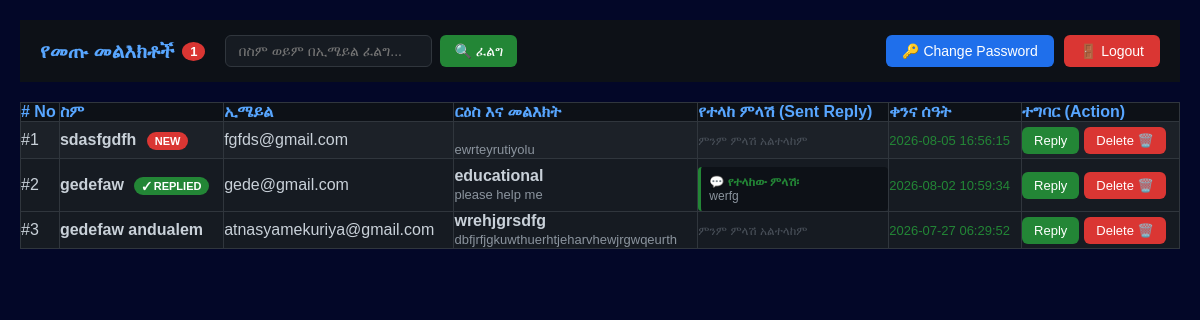
The app's page /view_message.php (signed in) with its own data.
### tables this page shows
CREATE TABLE `contact_messages` (
  `id` int(11) NOT NULL,
  `full_name` varchar(100) NOT NULL,
  `email` varchar(100) NOT NULL,
  `subject` varchar(150) DEFAULT NULL,
  `message` text NOT NULL,
  `created_at` timestamp NOT NULL DEFAULT current_timestamp(),
  `status` varchar(20) DEFAULT 'unread',
  `reply_text` text DEFAULT NULL
);

### view_message.php (the view, shortened to what this page needs)
<?php
require_once 'db.php';
$unread_count = 0;
$unread_sql = "SELECT COUNT(*) AS total_unread FROM contact_messages WHERE status = 'unread'";
$unread_result = $conn->query($unread_sql);
if ($unread_result) {
    $unread_row = $unread_result->fetch_assoc();
    $unread_count = $unread_row['total_unread'];
}
$search = "";
if (isset($_GET['search']) && !empty(trim($_GET['search']))) {
    $search = $conn->real_escape_string($_GET['search']);
    $sql = "SELECT * FROM contact_messages WHERE full_name LIKE '%$search%' OR email LIKE '%$search%' ORDER BY id DESC";
} else {
    $sql = "SELECT * FROM contact_messages ORDER BY id DESC";
}
$result = $conn->query($sql);
?>
<!DOCTYPE html>
<html lang="am">
<head>
    <link rel="stylesheet" href="style.css">
</head>
<body style="background-color: #0d1117; color: #c9d1d9; font-family: sans-serif; margin: 0; padding: 20px;">
    <div class="admin-header-bar">
        <div class="header-left">
            <h2>
                የመጡ መልእክቶች
                <?php if ($unread_count > 0): ?>
                    <span class="notif-badge" title="አዲስ መልእክቶች"><?php echo $unread_count; ?></span>
                <?php endif; ?>
            </h2>
            <form action="view_message.php" method="GET" class="search-box-form">
                <input type="text" name="search" placeholder="በስም ወይም በኢሜይል ፈልግ..." value="<?php echo htmlspecialchars($search); ?>">
                <button type="submit">🔍 ፈልግ</button>
            </form>
        </div>
        <div class="header-actions">
            <a href="change_password.php" class="btn-change-pass">🔑 Change Password</a>
           <a href="logout.php" class="btn-logout" onclick="return confirm('Are you sure you want to log out?');">🚪 Logout</a>
        </div>
    </div>
<div style="margin-top: 20px; overflow-x: auto;">
    <table border="1" cellspacing="0" cellpadding="12" style="width: 100%; border-collapse: collapse; border-color: #30363d; background-color: #161b22; text-align: left;">
        <thead>
            <tr style="background-color: #0d1117; color: #58a6ff;">
                <th># No</th>
                <th>ስም</th>
                <th>ኢሜይል</th>
                <th>ርዕስ እና መልእክት</th>
                <th>የተላከ ምላሽ (Sent Reply)</th>
                <th>ቀንና ሰዓት</th>
                <th>ተግባር (Action)</th>
            </tr>
        </thead>
        <tbody>
            <?php
            if ($result && $result->num_rows > 0) {
                $count = 1;
                while($row = $result->fetch_assoc()) {
                    $is_unread = (isset($row['status']) && $row['status'] == 'unread');
                    $is_replied = (isset($row['status']) && $row['status'] == 'replied');
                    $row_class = $is_unread ? "class='row-unread'" : "";
                    echo "<tr $row_class>";
                    echo "<td>#" . $count++ . "</td>";
                    echo "<td><b>" . htmlspecialchars($row["full_name"]) . "</b>";
                    if ($is_unread) {
                        echo " <span class='badge-new'>NEW</span>";
                    } elseif ($is_replied) {
                        echo " <span class='badge-replied'>✓ REPLIED</span>";
                    }
                    echo "</td>";
                    echo "<td>" . htmlspecialchars($row["email"]) . "</td>";
                    echo "<td>";
                    echo "<b>" . htmlspecialchars($row["subject"]) . "</b><br>";
                    echo "<span style='color: #8b949e; font-size: 13px;'>" . htmlspecialchars($row["message"]) . "</span>";
                    echo "</td>";
                    echo "<td>";
                    if (!empty($row["reply_text"])) {
                        echo "<div class='sent-reply-box'>";
                        echo "<strong>💬 የተላከው ምላሽ፡</strong><br>";
                        echo htmlspecialchars($row["reply_text"]);
                        echo "</div>";
                    } else {
                        echo "<span style='color: #484f58; font-size: 12px;'>ምንም ምላሽ አልተላከም</span>";
                    }
                    echo "</td>";
                    echo "<td style='color: #238636; font-size: 13px;'>" . (isset($row["created_at"]) ? $row["created_at"] : '-') . "</td>";
                    echo "<td class='action-cell'>";
                    echo "<a href='reply_form.php?id=" . $row["id"] . "' class='btn-reply'>Reply</a>";
                    echo "<a href='delete_message.php?id=" . $row["id"] . "' class='btn-delete' onclick='return confirm(\"Are you sure delate?\");'>Delete 🗑️</a>";
                    echo "</td>";
                    echo "</tr>";
                }
            } else {
                echo "<tr><td colspan='7' style='text-align:center; padding: 20px;'>ምንም የተገኘ መልእክት የለም!</td></tr>";
            }
            ?>
        </tbody>
    </table>
</div>
</body>
</html>

### style.css (style rules this page uses)
* { margin: 0; padding: 0; box-sizing: border-box; font-family: 'Poppins', sans-serif; scroll-behavior: smooth; }
body { background-image: url('tech-bg.jpg') !important; background-size: cover !important; background-position: center !important; background-repeat: no-repeat !important; background-attachment: fixed !important; background-color: #030728 !important; color: #ffffff; overflow-x: hidden; }

### view_message.php (style rules this page uses)
.admin-header-bar { display: flex; justify-content: space-between; align-items: center; padding: 15px 20px; background-color: #0d1117; flex-wrap: wrap; gap: 15px; }
.header-left { display: flex; align-items: center; gap: 20px; }
.header-left h2 { color: #58a6ff; font-size: 20px; margin: 0; display: flex; align-items: center; gap: 8px; }
.search-box-form { display: flex; gap: 8px; }
.search-box-form input { padding: 7px 12px; background-color: #161b22; border: 1px solid #30363d; border-radius: 6px; color: #ffffff; font-size: 14px; outline: none; }
.search-box-form button { padding: 7px 14px; background-color: #238636; color: white; border: none; border-radius: 6px; cursor: pointer; font-size: 14px; }
.header-actions { display: flex; gap: 10px; }
.btn-change-pass { background-color: #1f6feb; color: white; padding: 8px 16px; border-radius: 6px; text-decoration: none; font-size: 14px; }
.btn-logout { background-color: #da3633; color: white; padding: 8px 16px; border-radius: 6px; text-decoration: none; font-size: 14px; }
.btn-reply { background-color: #238636; color: white; padding: 6px 12px; border-radius: 6px; text-decoration: none; font-size: 13px; display: inline-block; margin-right: 5px; }
.btn-delete { background-color: #da3633; color: white; padding: 6px 12px; border-radius: 6px; text-decoration: none; font-size: 13px; display: inline-block; }
.notif-badge { background-color: #da3633; color: white; border-radius: 50%; padding: 2px 8px; font-size: 13px; font-weight: bold; }
.badge-new { background-color: #da3633; color: white; padding: 3px 8px; border-radius: 12px; font-size: 11px; font-weight: bold; margin-left: 6px; }
.badge-replied { background-color: #238636; color: white; padding: 3px 8px; border-radius: 12px; font-size: 11px; font-weight: bold; margin-left: 6px; }
.row-unread { background-color: #1c2128 !important; }
.sent-reply-box { margin-top: 8px; padding: 8px; background-color: #0d1117; border-left: 3px solid #238636; font-size: 12px; color: #8b949e; border-radius: 4px; }
.sent-reply-box strong { color: #238636; }
.action-cell { white-space: nowrap; }

### records on screen
contact_messages: full_name "sdasfgdfh", status "NEW", email "fgfds@gmail.com", message "ewrteyrutiyolu", shows "ምንም ምላሽ አልተላከም", created_at "2026-08-05 16:56:15"
contact_messages: full_name "gedefaw", status "✓ REPLIED", email "gede@gmail.com", subject "educational", message "please help me", reply_text "werfg", created_at "2026-08-02 10:59:34"
contact_messages: full_name "gedefaw andualem", email "atnasyamekuriya@gmail.com", subject "wrehjgrsdfg", message "dbfjrfjgkuwthuerhtjeharvhewjrgwqeurth", shows "ምንም ምላሽ አልተላከም", created_at "2026-07-27 06:29:52"

### other values on screen
$unread_count "1"
